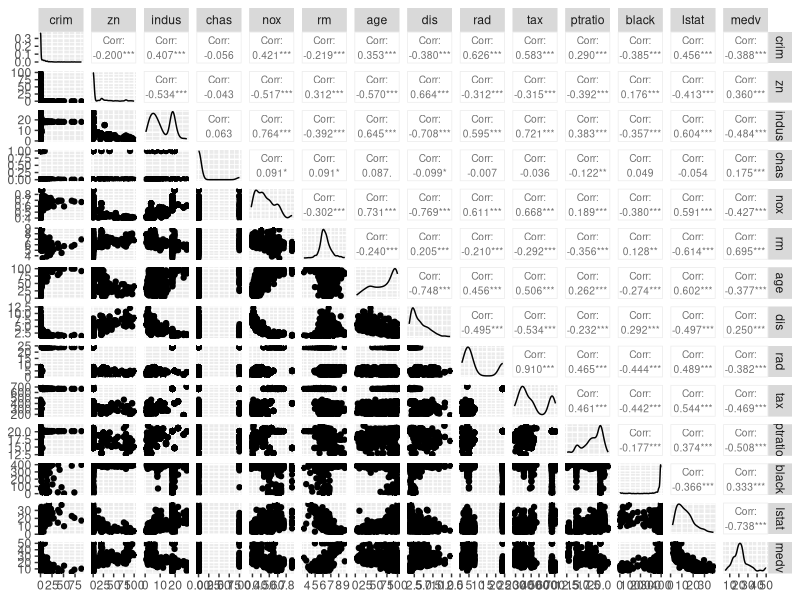
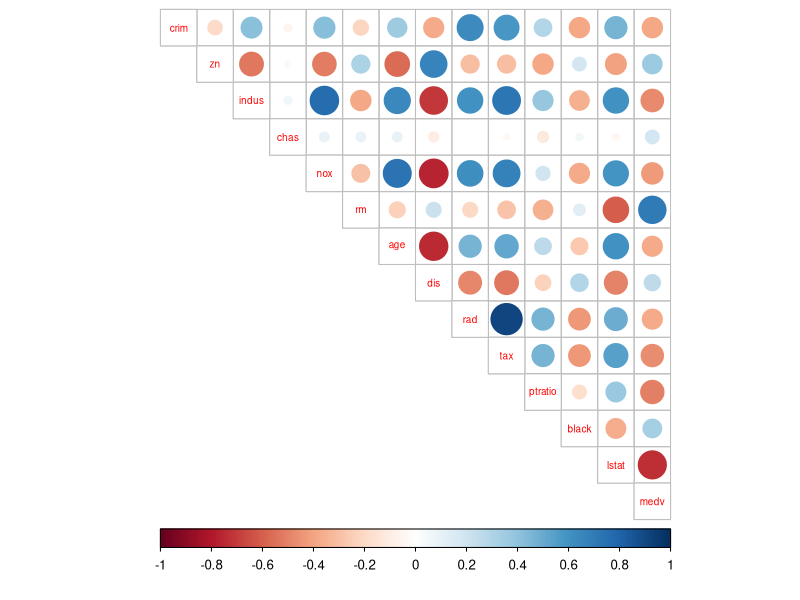
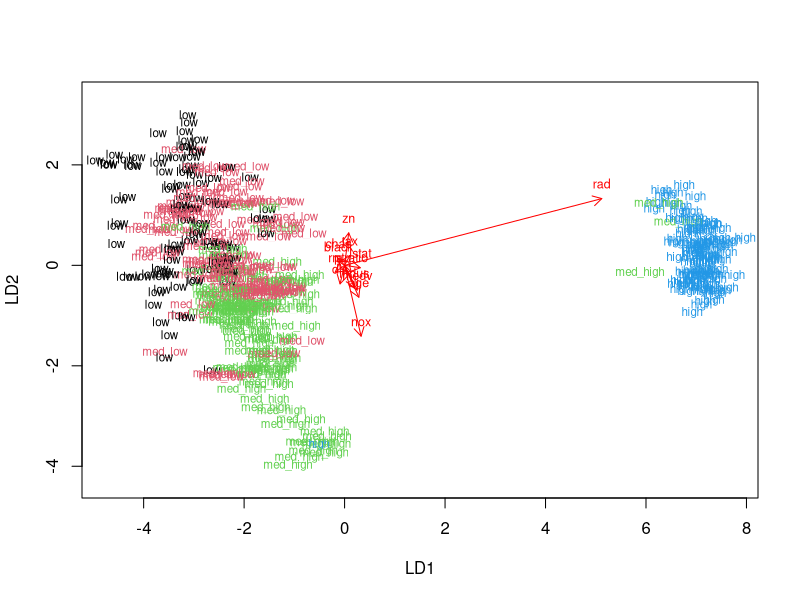
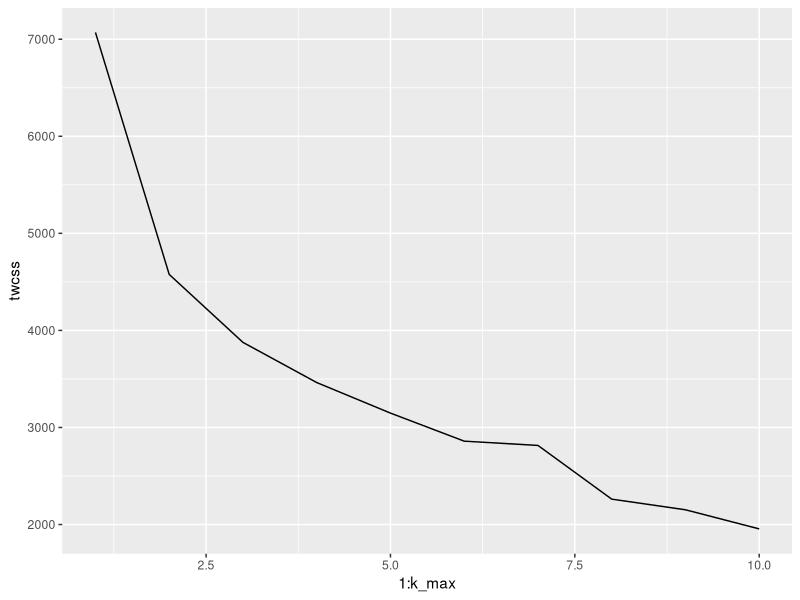
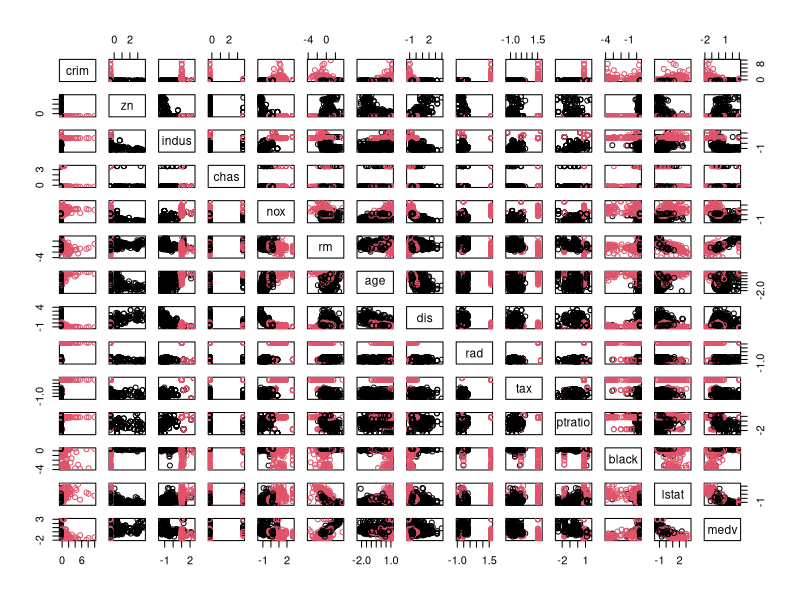

R code for these plots, in order:
## ---- chunk 1
library(MASS)
data("Boston")
str(Boston)
summary(Boston)
## ---- chunk 2
library(corrplot)
library(tidyverse)
library(GGally)
ggpairs(Boston, upper = list(continuous = wrap("cor", size=2.6)))
cor_matrix <- cor(Boston) %>% round(digits = 2)
corrplot(cor_matrix, method="circle", type = "upper", cl.pos = "b", tl.pos = "d", tl.cex = 0.6)
## ---- chunk 3
boston_scaled <- scale(Boston)
boston_scaled <- as.data.frame(boston_scaled)
summary(boston_scaled)
## ---- chunk 4
bins <- quantile(boston_scaled$crim)
crime <- cut(boston_scaled$crim, breaks = bins, include.lowest = TRUE, label = c("low", "med_low", "med_high", "high"))
table(crime)
boston_scaled <- dplyr::select(boston_scaled, -crim)
boston_scaled <- data.frame(boston_scaled, crime)
## ---- chunk 5
n <- nrow(boston_scaled)
ind <- sample(n,  size = n * 0.8)
train <- boston_scaled[ind,]
test <- boston_scaled[-ind,]
correct_classes <- test$crime
test <- dplyr::select(test, -crime)
str(train)
str(test)
## ---- chunk 6
lda.fit <- lda(crime ~ ., data = train)
lda.fit
lda.arrows <- function(x, myscale = 1, arrow_heads = 0.1, color = "red", tex = 0.75, choices = c(1,2)){
  heads <- coef(x)
  arrows(x0 = 0, y0 = 0, 
         x1 = myscale * heads[,choices[1]], 
         y1 = myscale * heads[,choices[2]], col=color, length = arrow_heads)
  text(myscale * heads[,choices], labels = row.names(heads), 
       cex = tex, col=color, pos=3)
}
classes <- as.numeric(train$crime)
plot(lda.fit, dimen = 2, col = classes, pch = classes)
lda.arrows(lda.fit, myscale = 1.4)
## ---- chunk 7
lda.pred <- predict(lda.fit, newdata = test)
table(correct = correct_classes, predicted = lda.pred$class)
## ---- chunk 8
library(MASS)
data('Boston')
boston_scaled1 <- scale(Boston)
boston_scaled1 <- as.data.frame(boston_scaled1)
dist_eu <- dist(boston_scaled1)
dist_man <- dist(boston_scaled1, method = "manhattan")
summary(dist_eu)
summary(dist_man)
set.seed(123)
k_max <- 10
twcss <- sapply(1:k_max, function(k){kmeans(boston_scaled1, k)$tot.withinss})
qplot(x = 1:k_max, y = twcss, geom = 'line')
km <-kmeans(boston_scaled1, centers = 2)
pairs(boston_scaled1, col = km$cluster)
## ---- chunk 9
library(MASS)
library(ggplot2)
data('Boston')
boston_scaled2 <- scale(Boston)
boston_scaled2 <- as.data.frame(boston_scaled2)
crime <- cut(boston_scaled2$crim, breaks = bins, include.lowest = TRUE, label = c("low", "med_low", "med_high", "high"))
km <-kmeans(boston_scaled2, centers = 3)
lda.fit <- lda(crime ~ ., data = boston_scaled2)
lda.fit
lda.arrows <- function(x, myscale = 1, arrow_heads = 0.1, color = "red", tex = 0.75, choices = c(1,2)){
  heads <- coef(x)
  arrows(x0 = 0, y0 = 0, 
         x1 = myscale * heads[,choices[1]], 
         y1 = myscale * heads[,choices[2]], col=color, length = arrow_heads)
  text(myscale * heads[,choices], labels = row.names(heads), 
       cex = tex, col=color, pos=3)
}
classes <- as.numeric(boston_scaled2$crime)
